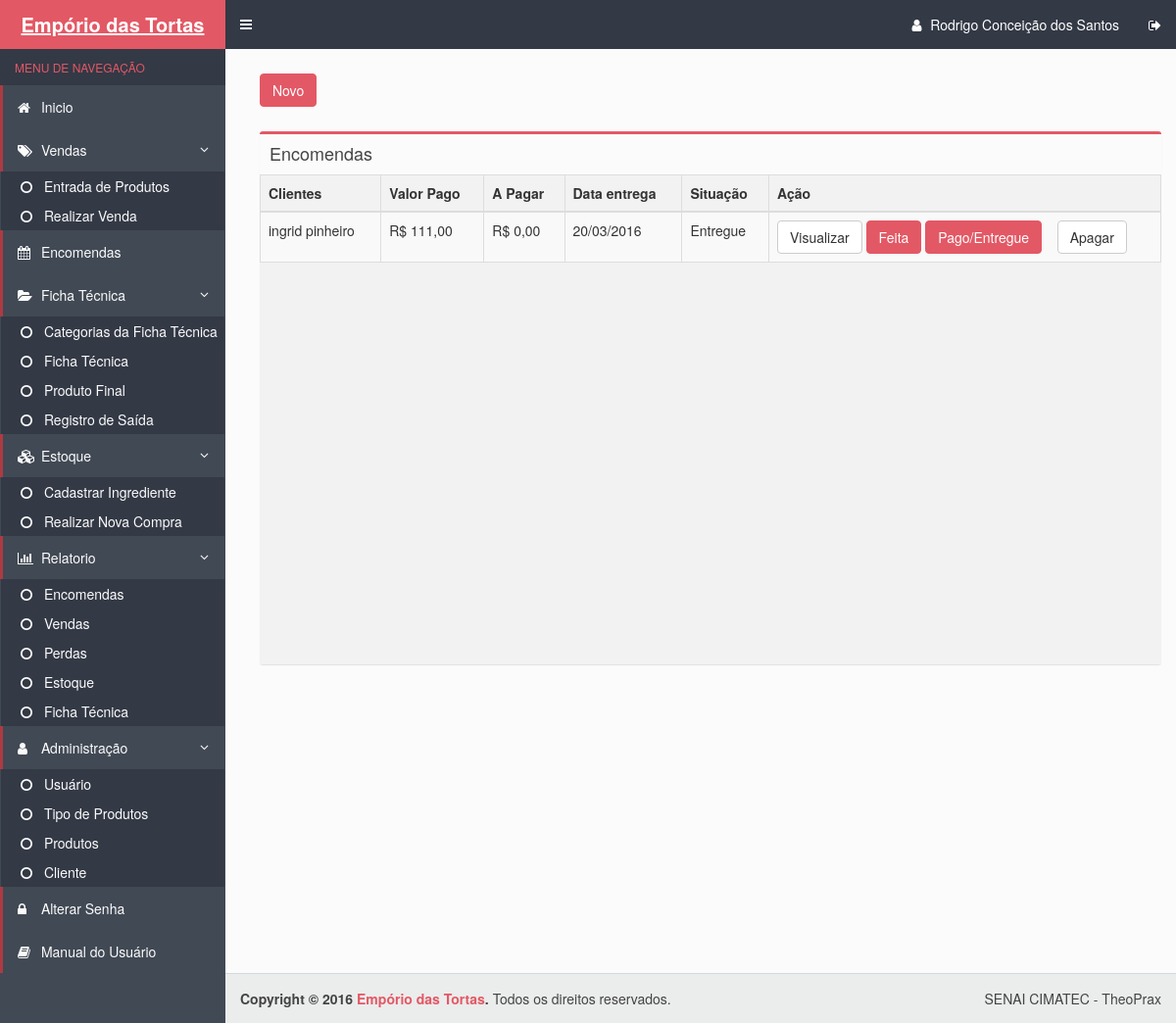
/encomendas.php (signed in), run on the app's committed database.
### tables this page shows
CREATE TABLE IF NOT EXISTS `encomendas` (
  `cod_Encomenda` int(11) NOT NULL AUTO_INCREMENT,
  `descricao` varchar(500) DEFAULT NULL,
  `dtpedido` date NOT NULL,
  `dtentrega` date NOT NULL,
  `cod_cliente` int(11) NOT NULL,
  `Valor` float NOT NULL,
  `totalPago` decimal(5,2) NOT NULL DEFAULT '0.00',
  `situacao` varchar(50) NOT NULL DEFAULT 'A fazer',
  PRIMARY KEY (`cod_Encomenda`),
  KEY `cod_cliente` (`cod_cliente`)
);

CREATE TABLE IF NOT EXISTS `clientes` (
  `cod_cliente` int(11) NOT NULL AUTO_INCREMENT,
  `nome` varchar(100) NOT NULL,
  `cpf` varchar(14) NOT NULL,
  `email` varchar(150) DEFAULT NULL,
  `telefone` varchar(15) DEFAULT NULL,
  `endereco` varchar(400) DEFAULT NULL,
  `cnpj` varchar(19) NOT NULL,
  `celular` varchar(15) DEFAULT NULL,
  `whats` enum('f','t') NOT NULL DEFAULT 'f',
  `ponto_referencia` varchar(100) NOT NULL,
  `categoria_cliente` varchar(30) NOT NULL,
  PRIMARY KEY (`cod_cliente`),
  UNIQUE KEY `cpf_2` (`cpf`),
  UNIQUE KEY `cpf` (`cpf`,`email`)
);

### encomendas.php (the view, shortened to what this page needs)
<!DOCTYPE html>
<html>
	<head>
	    <link rel="stylesheet" href="bootstrap/css/bootstrap.css">
	    <link rel="stylesheet" href="https://maxcdn.bootstrapcdn.com/font-awesome/4.4.0/css/font-awesome.min.css">
	    <link rel="stylesheet" href="https://code.ionicframework.com/ionicons/2.0.1/css/ionicons.min.css">
	    <link rel="stylesheet" href="dist/css/AdminLTE.css">
	    <link rel="stylesheet" href="dist/css/skins/skin-blue.css">
	</head>
  <body class="hold-transition skin-blue sidebar-mini">
    <div class="wrapper">
      <?php include_once("includes/header.php") ?>
      <?php include_once("includes/menu.php") ?>
      <div class="content-wrapper">
        <section class="content">
					<div class="row">
							<div class="col-xs-12">
             <a class="btn btn-danger" href="Verificar_Encomenda.php">Novo</a>
						 <section class="content-header">
				 		</section>
						  <div class="box">
                <div class="box-header">
                  <h3 class="box-title">Encomendas</h3>
                </div>
                <div class="box-body table-responsive no-padding"  style='overflow:auto;' id="scroll">
               <table id="example" class="table table-striped table-bordered" cellspacing="0" width="100%">
                    <thead>
                      <tr>
                        <th class="views-field views-field-id">Clientes</th>
                        <th class="views-field views-field-id ">Valor Pago</th>
                        <th class="views-field views-field-field-nome">A Pagar</th>
												  <th class="views-field views-field-field-id">Data entrega</th>
                        <th class="views-field views-field-field-id">Situação</th>
												  <th class="views-field views-field-field-id">Ação</th>
                    </thead>
                    <tbody>
											<?php
$pdo = Database::connect();
$sql = "SELECT enco.cod_Encomenda as cod_Encomenda,enco.situacao,cli.nome as cliente,concat('R$ ',format(totalPago,2,'de_DE'))as totalPago,concat('R$ ',format(Valor - totalPago,2,'de_DE')) as Divida,
DATE_FORMAT(enco.dtentrega,'%d/%m/%Y') as dtentrega from encomendas enco
INNER JOIN clientes cli on enco.cod_cliente=cli.cod_cliente
 ORDER BY enco.dtentrega ASC; ";
foreach ($pdo->query($sql) as $row) {
	echo '<tr>';
	echo '<td> '. $row['cliente'] . '</td>';
	echo '<td> '. $row['totalPago'] . '</td>';
	echo '<td> '. $row['Divida'] . '</td>';
	echo '<td> '. $row['dtentrega']. '</td>';
	echo '<td> '. $row['situacao']. '</td>';
	echo '<td width=400>';
echo '<a class="btn btn-default" href="DAO/visualizar_encomendas.php?id='.$row['cod_Encomenda'].'">Visualizar</a>';
echo '<a class="btn btn-danger" href="DAO/EncomendaPronta.php?id='.$row['cod_Encomenda']."&tipo=pronta". '">Feita</a>';
echo '<a class="btn btn-danger" href="DAO/EncomendaPronta.php?id='.$row['cod_Encomenda']."&tipo=entregue".'">Pago/Entregue</a>';
echo '<a class="btn btn-default" href="DAO/Excluir_Encomendas.php?id='.$row['cod_Encomenda'].'">Apagar</a>';
echo '</td>';
echo '</tr>';
}
?>
                    </tbody>
                    </table>
                </div>
              </div>
            </div>
          </div>
        </section>
      </div>
      <?php include_once("includes/footer.php") ?>
     <link rel="stylesheet" type="text/css" href="css/bootstrap.css">
   <link rel="stylesheet" type="text/css" href="css/dataTables.bootstrap.min.css">
  </body>
</html>

### data on the page
encomendas: cod_cliente.nome "ingrid pinheiro", totalPago "R$ 111,00", Divida "R$ 0,00", dtentrega "20/03/2016", situacao "Entregue"

### other printed values
$_SESSION['UsuarioNome'] "Rodrigo Conceição dos Santos"
